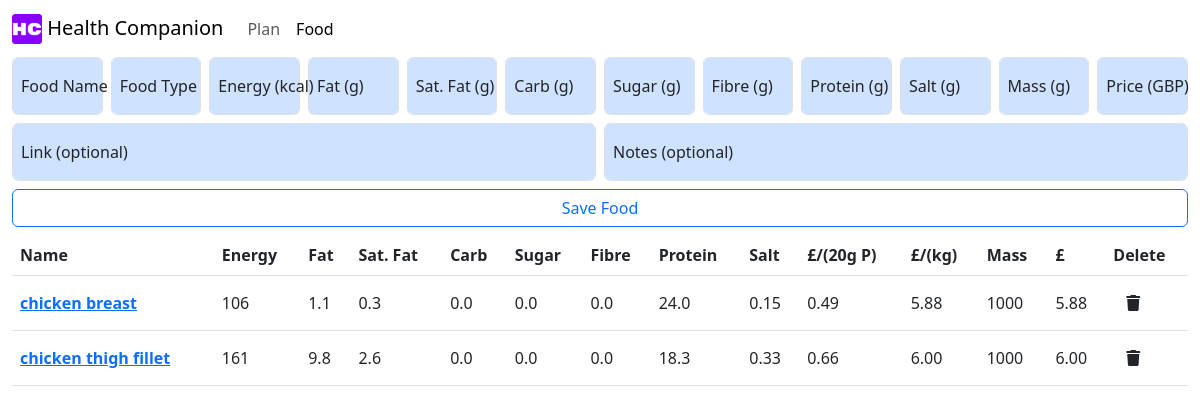
Before: /food with the older database file.
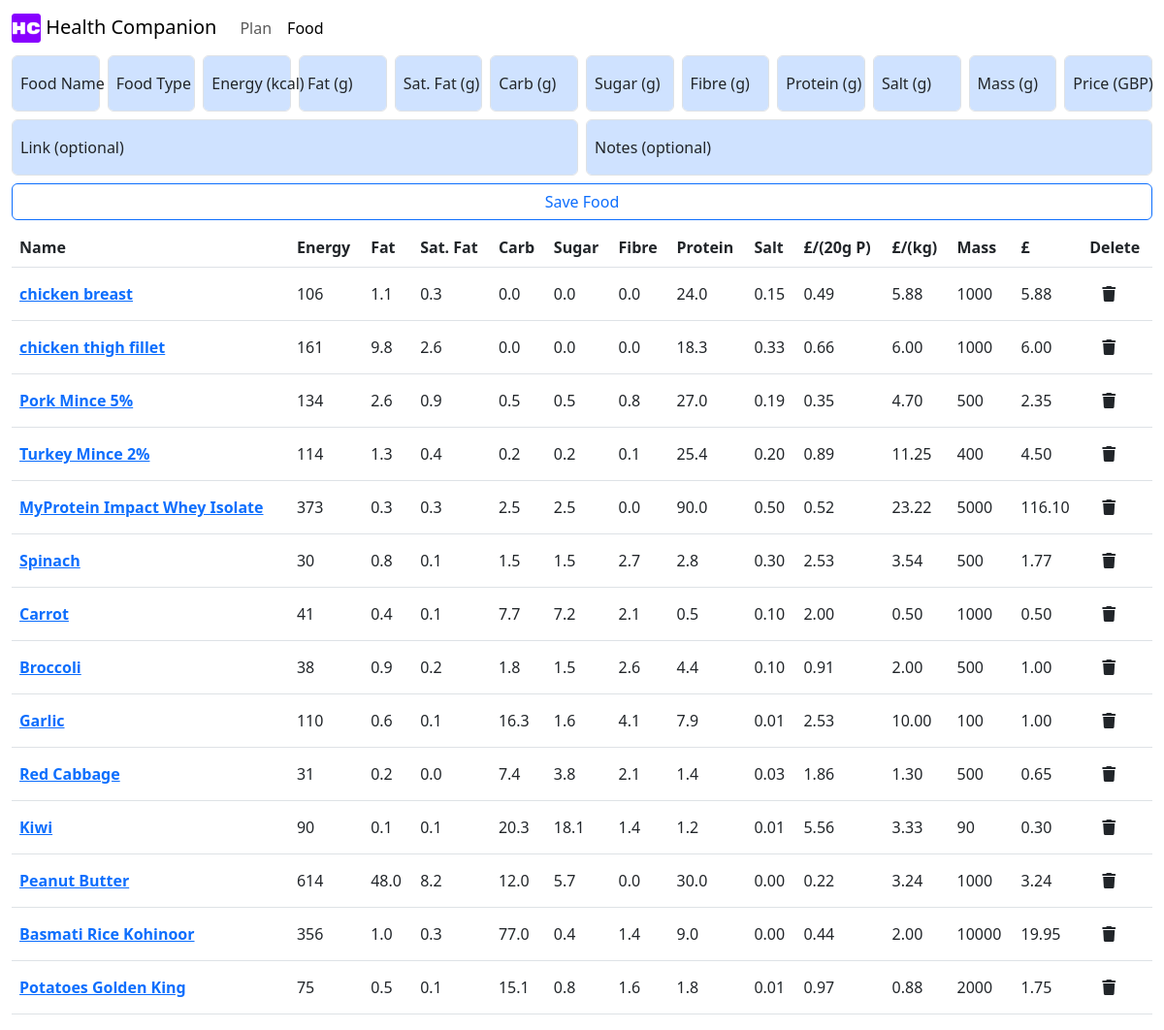
After: the same page with the newer database file.
### tables this page shows
CREATE TABLE foods (
    food_id INTEGER PRIMARY KEY AUTOINCREMENT NOT NULL,
    food_name TEXT NOT NULL,
    date_added DATETIME NOT NULL,
    type TEXT NOT NULL,
    energy NUMERIC NOT NULL,
    fat NUMERIC NOT NULL,
    saturated_fat NUMERIC NOT NULL,
    carbohydrates NUMERIC NOT NULL,
    sugar NUMERIC NOT NULL,
    fibre NUMERIC NOT NULL,
    protein NUMERIC NOT NULL,
    salt NUMERIC NOT NULL,
    mass NUMERIC NOT NULL,
    price NUMERIC NOT NULL,
    price_per_kg NUMERIC NOT NULL,
    price_per_20g_protein NUMERIC NOT NULL,
    link TEXT,
    notes TEXT);

### app.py (the view)
@app.route("/food", methods=["GET", "POST"])
def food():
    foods = get_db("""SELECT * FROM foods""")
    return render_template("food.html", foods=foods)

### app.py (called while the page is built)
def get_db(query, args=(), one=False):
    db = sqlite3.connect(DATABASE)
    cur = db.cursor()
    cur.row_factory = sqlite3.Row
    res = cur.execute(query, args).fetchall()
    db.commit()
    db.close()
    return (res[0] if res else None) if one else res

### templates/food.html (shortened to what this page needs)
{% extends "layout.html" %}
{% block activeFood %}active{% endblock %}
{% block activeFoodAria %}aria-current="page"{% endblock %}
{% block main %}
<form action="/savefood" method="post">
    <div class="container-fluid">
        <div class="row row-cols-xl-auto row-cols-lg-6 row-cols-md-4 row-cols-sm-3 row-cols-2 mb-2 g-2">
            <div class="form-floating col-xl-1">
                <input class="form-control bg-primary-subtle" autocomplete="off" id="foodNameInput" name="foodNameInput" aria-describedby="foodNameHelp" placeholder="Food Name" type="text" required>
                <label for="foodNameInput" class="form-label">Food Name</label>
            </div>
            <div class="form-floating col-xl-1">
                <input class="form-control bg-primary-subtle" autocomplete="off" id="foodTypeInput" name="foodTypeInput" aria-describedby="foodTypeHelp" placeholder="Food Type" type="text" required>
                <label for="foodTypeInput" class="form-label">Food Type</label>
            </div>
            <div class="form-floating col-xl-1">
                <input class="form-control bg-primary-subtle" autocomplete="off" id="foodEnergyInput" name="foodEnergyInput" aria-describedby="foodEnergyHelp" placeholder="Energy (kcal)" type="number" step="1" min="0" required>
                <label for="foodEnergyInput" class="form-label">Energy (kcal)</label>
            </div>
            <div class="form-floating col-xl-1">
                <input class="form-control bg-primary-subtle" autocomplete="off" id="foodFatInput" name="foodFatInput" aria-describedby="foodFatHelp" placeholder="Fat (g)" type="number" step="0.1" min="0" required>
                <label for="foodFatInput" class="form-label">Fat (g)</label>
            </div>
            <div class="form-floating col-xl-1">
                <input class="form-control bg-primary-subtle" autocomplete="off" id="foodSatFatInput" name="foodSatFatInput" aria-describedby="foodSatFatHelp" placeholder="Sat. Fat (g)" type="number" step="0.1" min="0" required>
                <label for="foodSatFatInput" class="form-label">Sat. Fat (g)</label>
            </div>
            <div class="form-floating col-xl-1">
                <input class="form-control bg-primary-subtle" autocomplete="off" id="foodCarbInput" name="foodCarbInput" aria-describedby="foodCarbHelp" placeholder="Carb (g)" type="number" step="0.1" min="0" required>
                <label for="foodCarbInput" class="form-label">Carb (g)</label>
            </div>
            <div class="form-floating col-xl-1">
                <input class="form-control bg-primary-subtle" autocomplete="off" id="foodSugarInput" name="foodSugarInput" aria-describedby="foodSugarHelp" placeholder="Sugar (g)" type="number" step="0.1" min="0" required>
                <label for="foodSugarInput" class="form-label">Sugar (g)</label>
            </div>
            <div class="form-floating col-xl-1">
                <input class="form-control bg-primary-subtle" autocomplete="off" id="foodFibreInput" name="foodFibreInput" aria-describedby="foodFibreHelp" placeholder="Fibre (g)" type="number" step="0.1" min="0" required>
                <label for="foodFibreInput" class="form-label">Fibre (g)</label>
            </div>
            <div class="form-floating col-xl-1">
                <input class="form-control bg-primary-subtle" autocomplete="off" id="foodProteinInput" name="foodProteinInput" aria-describedby="foodProteinHelp" placeholder="Protein (g)" type="number" step="0.1" min="0" required>
                <label for="foodProteinInput" class="form-label">Protein (g)</label>
            </div>
            <div class="form-floating col-xl-1">
                <input class="form-control bg-primary-subtle" autocomplete="off" id="foodSaltInput" name="foodSaltInput" aria-describedby="foodSaltHelp" placeholder="Salt (g)" type="number" step="0.01" min="0" required>
                <label for="foodSaltInput" class="form-label">Salt (g)</label>
            </div>
            <div class="form-floating col-xl-1">
                <input class="form-control bg-primary-subtle" autocomplete="off" id="foodMassInput" name="foodMassInput" aria-describedby="foodMassHelp" placeholder="Mass (g)" type="number" step="0.1" min="0" required>
                <label for="foodMassInput" class="form-label">Mass (g)</label>
            </div>
            <div class="form-floating col-xl-1">
                <input class="form-control bg-primary-subtle" autocomplete="off" id="foodPriceInput" name="foodPriceInput" aria-describedby="foodPriceHelp" placeholder="Price (GBP)" type="number" step="0.01" min="0" required>
                <label for="foodPriceInput" class="form-label">Price (GBP)</label>
            </div>
        </div>
        <div class="row row-cols-sm-2 mb-2 g-2">
            <div class="form-floating">
                <input class="form-control bg-primary-subtle" autocomplete="off" id="foodLinkInput" name="foodLinkInput" aria-describedby="foodLinkHelp" placeholder="Link" type="text">
                <label for="foodLinkInput" class="form-label">Link (optional)</label>
            </div>
            <div class="form-floating">
                <input class="form-control bg-primary-subtle" autocomplete="off" id="foodNotesInput" name="foodNotesInput" aria-describedby="foodNotesHelp" placeholder="Notes" type="text">
                <label for="foodNotesInput" class="form-label">Notes (optional)</label>
            </div>
        </div>
        <div class="row mb-2 mx-auto">
            <button type="submit" class="btn btn-outline-primary">Save Food</button>
        </div>
    </div>
</form>
<div class="container-fluid">
    <table class="table table-hover align-middle">
        <thead>
            <tr>
                <th scope="col">Name</th>
                <th scope="col">Energy</th>
                <th scope="col">Fat</th>
                <th scope="col">Sat. Fat</th>
                <th scope="col">Carb</th>
                <th scope="col">Sugar</th>
                <th scope="col">Fibre</th>
                <th scope="col">Protein</th>
                <th scope="col">Salt</th>
                <th scope="col">£/(20g P)</th>
                <th scope="col">£/(kg)</th>
                <th scope="col">Mass</th>
                <th scope="col">£</th>
                <th scope="col">Delete</th>
            </tr>
        </thead>
        <tbody>
            {% for food in foods %}
                <tr {% if food.notes != "" %}data-bs-toggle="tooltip" data-bs-placement="bottom" data-bs-title="{{ food.notes }}"{% endif %}>
                    {% if food.link == "" %}
                        <th scope="row"><span>{{ food.food_name }}</span></th>
                    {% else %}
                        <th scope="row"><a href="{{ food.link }}" target="_blank">{{ food.food_name }}</a></th>
                    {% endif %}
                    <td>{{ "{:.0f}".format(food.energy) }}</td>
                    <td>{{ "{:.1f}".format(food.fat) }}</td>
                    <td>{{ "{:.1f}".format(food.saturated_fat) }}</td>
                    <td>{{ "{:.1f}".format(food.carbohydrates) }}</td>
                    <td>{{ "{:.1f}".format(food.sugar) }}</td>
                    <td>{{ "{:.1f}".format(food.fibre) }}</td>
                    <td>{{ "{:.1f}".format(food.protein) }}</td>
                    <td>{{ "{:.2f}".format(food.salt) }}</td>
                    <td>{{ "{:.2f}".format(food.price_per_20g_protein) }}</td>
                    <td>{{ "{:.2f}".format(food.price_per_kg) }}</td>
                    <td>{{ "{:.0f}".format(food.mass) }}</td>
                    <td>{{ "{:.2f}".format(food.price) }}</td>
                    <td>
                        <form action="/deletefood" method="post">
                            <button type="submit" class="btn">
                                <i class="fa-solid fa-trash"><input type="hidden" name="food_id" id="food_id" value="{{ food.food_id }}"></i>
                            </button>
                        </form>
                    </td>
                </tr>
            {% endfor %}
        </tbody>
    </table>
</div>
{% endblock %}

### templates/layout.html (shortened to what this page needs)
<!DOCTYPE html>
<html lang="en">
    <head>
        <link href="https://cdn.jsdelivr.net/npm/bootstrap@5.3.0-alpha1/dist/css/bootstrap.min.css" rel="stylesheet">
    </head>
    <body>
        <nav class="navbar navbar-expand-lg">
            <div class="container-fluid">
                <a class="navbar-brand" href="/">
                    <img src="/static/favicon_io/favicon.ico" alt="Logo" width="30" height="30" class="d-inline-block align-text-top">
                    Health Companion
                </a>
                <div class="collapse navbar-collapse" id="mainNav">
                    <ul class="navbar-nav">
                        <li class="nav-item">
                            <a class="nav-link {% block activePlan %}{% endblock %}" {% block activePlanAria %}{% endblock %} href="/plan">Plan</a>
                        </li>
                        <li class="nav-item">
                            <a class="nav-link {% block activeFood %}{% endblock %}" {% block activeFoodAria %}{% endblock %} href="/food">Food</a>
                        </li>
                    </ul>
                </div>
            </div>
        </nav>
        <main>
            {% block main %}{% endblock %}
        </main>
    </body>
</html>

Changed rows visible on the page:
added foods: food_name "Pork Mince 5%", energy "134", fat "2.6", saturated_fat "0.9", carbohydrates "0.5", sugar "0.5", fibre "0.8", protein "27.0", salt "0.19", price_per_20g_protein "0.35", price_per_kg "4.70", mass "500", price "2.35"
added foods: food_name "Turkey Mince 2%", energy "114", fat "1.3", saturated_fat "0.4", carbohydrates "0.2", sugar "0.2", fibre "0.1", protein "25.4", salt "0.20", price_per_20g_protein "0.89", price_per_kg "11.25", mass "400", price "4.50"
added foods: food_name "MyProtein Impact Whey Isolate", energy "373", fat "0.3", saturated_fat "0.3", carbohydrates "2.5", sugar "2.5", fibre "0.0", protein "90.0", salt "0.50", price_per_20g_protein "0.52", price_per_kg "23.22", mass "5000", price "116.10"
added foods: food_name "Spinach", energy "30", fat "0.8", saturated_fat "0.1", carbohydrates "1.5", sugar "1.5", fibre "2.7", protein "2.8", salt "0.30", price_per_20g_protein "2.53", price_per_kg "3.54", mass "500", price "1.77"
added foods: food_name "Carrot", energy "41", fat "0.4", saturated_fat "0.1", carbohydrates "7.7", sugar "7.2", fibre "2.1", protein "0.5", salt "0.10", price_per_20g_protein "2.00", price_per_kg "0.50", mass "1000", price "0.50"
added foods: food_name "Broccoli", energy "38", fat "0.9", saturated_fat "0.2", carbohydrates "1.8", sugar "1.5", fibre "2.6", protein "4.4", salt "0.10", price_per_20g_protein "0.91", price_per_kg "2.00", mass "500", price "1.00"
added foods: food_name "Garlic", energy "110", fat "0.6", saturated_fat "0.1", carbohydrates "16.3", sugar "1.6", fibre "4.1", protein "7.9", salt "0.01", price_per_20g_protein "2.53", price_per_kg "10.00", mass "100", price "1.00"
added foods: food_name "Red Cabbage", energy "31", fat "0.2", saturated_fat "0.0", carbohydrates "7.4", sugar "3.8", fibre "2.1", protein "1.4", salt "0.03", price_per_20g_protein "1.86", price_per_kg "1.30", mass "500", price "0.65"
added foods: food_name "Kiwi", energy "90", fat "0.1", saturated_fat "0.1", carbohydrates "20.3", sugar "18.1", fibre "1.4", protein "1.2", salt "0.01", price_per_20g_protein "5.56", price_per_kg "3.33", mass "90", price "0.30"
added foods: food_name "Peanut Butter", energy "614", fat "48.0", saturated_fat "8.2", carbohydrates "12.0", sugar "5.7", fibre "0.0", protein "30.0", salt "0.00", price_per_20g_protein "0.22", price_per_kg "3.24", mass "1000", price "3.24"
added foods: food_name "Basmati Rice Kohinoor", energy "356", fat "1.0", saturated_fat "0.3", carbohydrates "77.0", sugar "0.4", fibre "1.4", protein "9.0", salt "0.00", price_per_20g_protein "0.44", price_per_kg "2.00", mass "10000", price "19.95"
added foods: food_name "Potatoes Golden King", energy "75", fat "0.5", saturated_fat "0.1", carbohydrates "15.1", sugar "0.8", fibre "1.6", protein "1.8", salt "0.01", price_per_20g_protein "0.97", price_per_kg "0.88", mass "2000", price "1.75"
